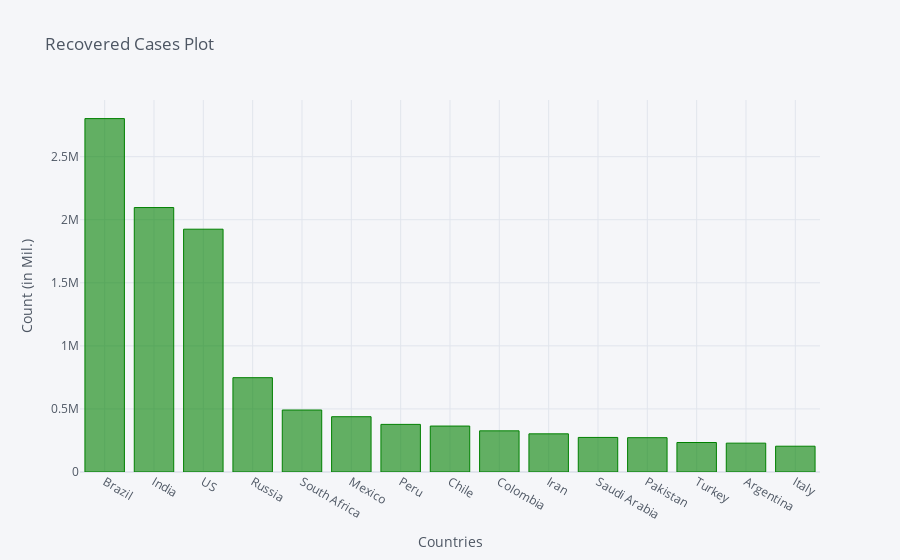

Notebook code for this chart:
### Code cell
recovered_df2_plot.iplot(kind='bar', x='Country/Region', y='8/19/20',color='green',
                         title='Recovered Cases Plot',xTitle='Countries',yTitle='Count (in Mil.)')

### Figure 1 — Plotly figure (JSON) as saved in the notebook; plotly's stock layout.template omitted (floating-point values rounded to 4 significant figures)
{"data": [{"marker": {"color": "rgba(0, 128, 0, 0.6)", "line": {"color": "rgba(0, 128, 0, 1.0)", "width": 1}}, "name": "8/19/20", "orientation": "v", "text": "", "type": "bar", "x": ["Brazil", "India", "US", "Russia", "South Africa", "Mexico", "Peru", "Chile", "Colombia", "Iran", "Saudi Arabia", "Pakistan", "Turkey", "Argentina", "Italy"], "y": [2801931, 2096664, 1925049, 747802, 491441, 438375, 377453, 364285, 326298, 302528, 274091, 272128, 233915, 228725, 204506]}], "layout": {"legend": {"bgcolor": "#F5F6F9", "font": {"color": "#4D5663"}}, "paper_bgcolor": "#F5F6F9", "plot_bgcolor": "#F5F6F9", "title": {"font": {"color": "#4D5663"}, "text": "Recovered Cases Plot"}, "xaxis": {"gridcolor": "#E1E5ED", "showgrid": true, "tickfont": {"color": "#4D5663"}, "title": {"font": {"color": "#4D5663"}, "text": "Countries"}, "zerolinecolor": "#E1E5ED"}, "yaxis": {"gridcolor": "#E1E5ED", "showgrid": true, "tickfont": {"color": "#4D5663"}, "title": {"font": {"color": "#4D5663"}, "text": "Count (in Mil.)"}, "zerolinecolor": "#E1E5ED"}}}
